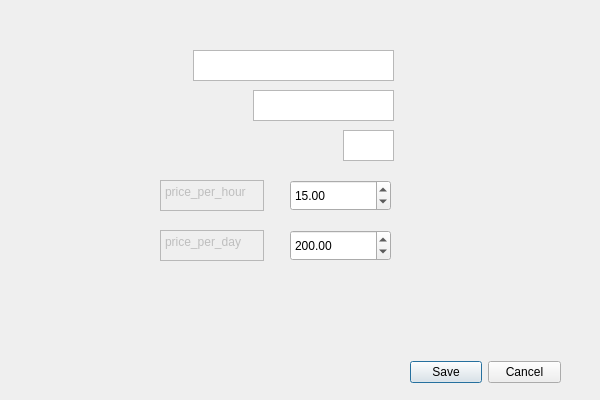
<?xml version="1.0" encoding="UTF-8"?>
<ui version="4.0">
 <class>AddBikeDialogClass</class>
 <widget class="QDialog" name="AddBikeDialogClass">
  <property name="geometry">
   <rect>
    <x>0</x>
    <y>0</y>
    <width>600</width>
    <height>400</height>
   </rect>
  </property>
  <property name="windowTitle">
   <string>AddBikeDialog</string>
  </property>
  <widget class="QDoubleSpinBox" name="pricePerHourSpinbox">
   <property name="geometry">
    <rect>
     <x>290</x>
     <y>180</y>
     <width>101</width>
     <height>31</height>
    </rect>
   </property>
   <property name="minimum">
    <double>0.100000000000000</double>
   </property>
   <property name="maximum">
    <double>100.000000000000000</double>
   </property>
   <property name="singleStep">
    <double>0.100000000000000</double>
   </property>
   <property name="value">
    <double>15.000000000000000</double>
   </property>
  </widget>
  <widget class="QPlainTextEdit" name="plainTextEdit_4">
   <property name="enabled">
    <bool>false</bool>
   </property>
   <property name="geometry">
    <rect>
     <x>160</x>
     <y>180</y>
     <width>104</width>
     <height>31</height>
    </rect>
   </property>
   <property name="inputMethodHints">
    <set>Qt::ImhNone</set>
   </property>
   <property name="plainText">
    <string>price_per_hour</string>
   </property>
  </widget>
  <widget class="QPlainTextEdit" name="manufacturerEditText">
   <property name="geometry">
    <rect>
     <x>193</x>
     <y>50</y>
     <width>201</width>
     <height>31</height>
    </rect>
   </property>
   <property name="inputMethodHints">
    <set>Qt::ImhNone</set>
   </property>
   <property name="plainText">
    <string/>
   </property>
   <property name="placeholderText">
    <string>manufacturer</string>
   </property>
  </widget>
  <widget class="QDoubleSpinBox" name="pricePerDaySpinbox">
   <property name="geometry">
    <rect>
     <x>290</x>
     <y>230</y>
     <width>101</width>
     <height>31</height>
    </rect>
   </property>
   <property name="maximum">
    <double>1000.000000000000000</double>
   </property>
   <property name="singleStep">
    <double>0.100000000000000</double>
   </property>
   <property name="value">
    <double>200.000000000000000</double>
   </property>
  </widget>
  <widget class="QPlainTextEdit" name="productionYearEditText">
   <property name="geometry">
    <rect>
     <x>343</x>
     <y>130</y>
     <width>51</width>
     <height>31</height>
    </rect>
   </property>
   <property name="inputMethodHints">
    <set>Qt::ImhDigitsOnly</set>
   </property>
   <property name="plainText">
    <string/>
   </property>
   <property name="placeholderText">
    <string>1999</string>
   </property>
  </widget>
  <widget class="QPlainTextEdit" name="modelEditText">
   <property name="geometry">
    <rect>
     <x>253</x>
     <y>90</y>
     <width>141</width>
     <height>31</height>
    </rect>
   </property>
   <property name="inputMethodHints">
    <set>Qt::ImhNone</set>
   </property>
   <property name="plainText">
    <string/>
   </property>
   <property name="placeholderText">
    <string>model</string>
   </property>
  </widget>
  <widget class="QPlainTextEdit" name="plainTextEdit_5">
   <property name="enabled">
    <bool>false</bool>
   </property>
   <property name="geometry">
    <rect>
     <x>160</x>
     <y>230</y>
     <width>104</width>
     <height>31</height>
    </rect>
   </property>
   <property name="inputMethodHints">
    <set>Qt::ImhNone</set>
   </property>
   <property name="plainText">
    <string>price_per_day</string>
   </property>
  </widget>
  <widget class="QDialogButtonBox" name="buttonBox">
   <property name="geometry">
    <rect>
     <x>410</x>
     <y>360</y>
     <width>151</width>
     <height>24</height>
    </rect>
   </property>
   <property name="standardButtons">
    <set>QDialogButtonBox::Cancel|QDialogButtonBox::Save</set>
   </property>
  </widget>
 </widget>
 <layoutdefault spacing="6" margin="11"/>
 <resources/>
 <connections/>
</ui>
